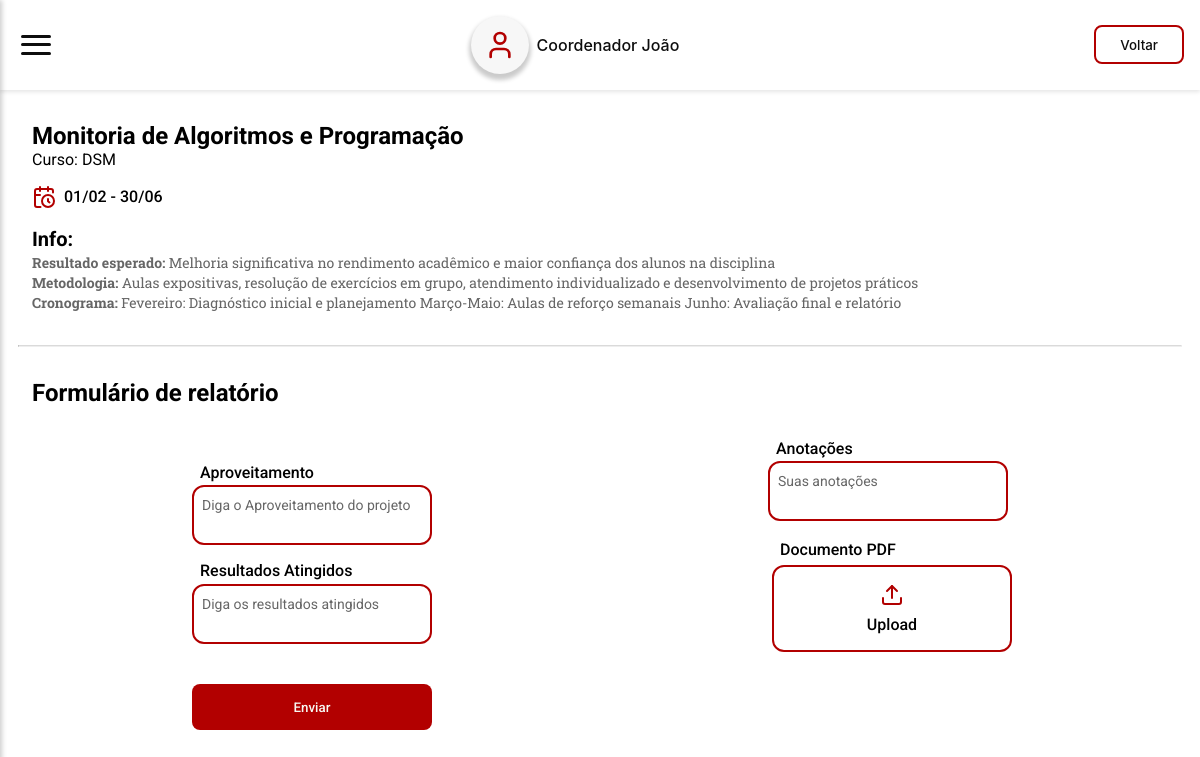
The page /pages/me/relatorio_formulario.php?id=1 (signed in) on the database its author committed.
### tables this page shows
CREATE TABLE `tb_inscricao` (
  `id_inscricao` int NOT NULL,
  `id_docente` int DEFAULT NULL,
  `id_hae` int DEFAULT NULL,
  `data_envio` datetime NOT NULL,
  `quant_hae` int DEFAULT NULL,
  `outras_fatecs` int DEFAULT NULL,
  `id_projeto` int DEFAULT NULL,
  `status` enum('Pendente','Em análise','Aprovada','Reprovada') NOT NULL DEFAULT 'Pendente'
);

CREATE TABLE `tb_hae` (
  `id_hae` int NOT NULL,
  `titulo` varchar(60) NOT NULL,
  `tip_hae` varchar(30) NOT NULL,
  `quant_hae` int NOT NULL,
  `descricao` varchar(500) NOT NULL,
  `data_inicio` date NOT NULL,
  `data_final` date NOT NULL
);

CREATE TABLE `tb_projeto` (
  `id_projeto` int NOT NULL,
  `data_inicio` date NOT NULL,
  `data_final` date NOT NULL,
  `titulo` varchar(40) NOT NULL,
  `id_hae` int DEFAULT NULL,
  `descricoes` json DEFAULT NULL,
  `dias_exec` json DEFAULT NULL
);

### server/model/Relatorio.php (called while the page is built, shortened)
<?php
include_once __DIR__ . "/Database.php";
class Relatorio
{
    public Database $db;
    public function __construct($id_relatorio = null, $id_projeto = null, $data_entrega = '', $pdf_url = '', $pdf_nome = '')
    {
        $this->db = new Database();
        $this->db->connect_to();
    }
    public function getRelatorioForm($id_inscricao, $prev_relatorio = false)
    {
        $query = "";
        if ($prev_relatorio === true) {
            $query = "SELECT i.id_inscricao, i.data_envio,
            h.titulo as haeTitulo, h.tip_hae,
            p.titulo, p.data_final, p.data_inicio, p.descricoes, p.id_projeto,
            r.data_entrega, r.pdf_url, r.pdf_nome, r.descricoes as relatorioDescricoes, r.pdf_original_nome
            FROM tb_inscricao i
            JOIN tb_hae h ON i.id_hae = h.id_hae
            JOIN tb_projeto p ON i.id_projeto = p.id_projeto
            JOIN tb_relatorio r ON p.id_projeto = r.id_projeto
            WHERE i.id_inscricao = :id_inscricao";
        } else {
            $query = "SELECT i.id_inscricao, i.data_envio, h.titulo as haeTitulo, h.tip_hae, p.titulo, p.data_final, p.data_inicio, p.descricoes, p.id_projeto
            FROM tb_inscricao i
            JOIN tb_hae h ON i.id_hae = h.id_hae
            JOIN tb_projeto p ON i.id_projeto = p.id_projeto
            WHERE i.id_inscricao = :id_inscricao";
        }
        $stmt = $this->db->get_PDO()->prepare($query);
        $stmt->bindParam(':id_inscricao', $id_inscricao);
        $stmt->execute();
        $result = $stmt->fetch(PDO::FETCH_ASSOC);
        return $result ?: [];
    }
}

### server/model/Database.php (called while the page is built, shortened)
<?php
class Database
{
    private string $host = 'localhost';
    private string $db   = 'pi_fatec';
    private string $user = 'root';
    private string $pass = 'root';
    private string $charset = 'utf8mb4';
    private PDO | null $pdo = null;
    public function connect_to()
    {
        $dsn = "mysql:host={$this->host};dbname={$this->db};charset={$this->charset}";
        try {
            $this->pdo = new PDO($dsn, $this->user, $this->pass);
            $this->pdo->setAttribute(PDO::ATTR_ERRMODE, PDO::ERRMODE_EXCEPTION);
        } catch (PDOException $e) {
            echo "❌ Connection failed: " . $e->getMessage();
        }
    }
    public function is_connected()
    {
        return isset($this->pdo);
    }
    public function get_PDO(): PDO | null
    {
        return $this->is_connected() ? $this->pdo : null;
    }
}

### pages/me/relatorio_formulario.php (the view, shortened to what this page needs)
<?php
require __DIR__ . "/../../server/model/Relatorio.php";
if (isset($_GET["id"])) {
  $id = intval($_GET["id"]);
  $relatorio = new Relatorio();
  $relatorioData = $relatorio->getRelatorioForm($id);
  $descricoes = json_decode($relatorioData["descricoes"], true);
}
?>
<!DOCTYPE html>
<html lang="pt-br">
<head>
  <link rel="stylesheet" href="../../styles/components.css" />
  <link rel="stylesheet" href="../../styles/formulario.css" />
  <link rel="stylesheet" href="../../styles/global.css" />
</head>
<body>
  <header-fatec
    data-button-title="Voltar"
    data-button-href="./relatorios.php"></header-fatec>
  <section id="hae-section">
    <div id="hae-container">
      <div>
        <h1><?php echo $relatorioData["haeTitulo"]; ?></h1>
        <p>Curso: <?php echo $relatorioData["tip_hae"]; ?></p>
      </div>
      <span class="hae-container-header-info">
        <img
          src="../../public/icons/calendar-clock.svg"
          alt="Ícone de calendário com relógio" />
        <p><?php echo date("d/m", strtotime($relatorioData["data_inicio"])) . " - " . date("d/m", strtotime($relatorioData["data_final"])); ?></p>
      </span>
    </div>
    <div id="about-container">
      <h3>Info:</h3>
      <ul>
        <li>
          <strong>Resultado esperado:</strong> <?php echo $descricoes["resultado_esperado"]; ?>
        </li>
        <li>
          <strong>Metodologia:</strong> <?php echo $descricoes["metodologia"]; ?>
        </li>
        <li>
          <strong>Cronograma:</strong>
          <?php echo $descricoes["cronograma"]; ?>
        </li>
      </ul>
    </div>
  </section>
  <hr />
  <section id="form-section">
    <h2 class="form-title">Formulário de relatório</h2>
    <form onsubmit="handleSubmit(event)" id="form-subscription" method="POST" action="<?php echo htmlspecialchars($_SERVER["PHP_SELF"]) . "?id=". $id  ?>" enctype="multipart/form-data">
      <div class="form-container">
        <span class="form-field-column">
          <label for="aprov">Aproveitamento</label>
          <textarea
            oninput="autoSize(this)"
            class="textarea-primary"
            id="aprov"
            name="aproveitamento"
            placeholder="Diga o Aproveitamento do projeto"></textarea>
        </span>
        <span class="form-field-column">
          <label for="resultado">Resultados Atingidos</label>
          <textarea
            oninput="autoSize(this)"
            class="textarea-primary"
            id="resultado"
            name="resultados"
            placeholder="Diga os resultados atingidos"></textarea>
        </span>
      </div>
      <div class="form-container">
        <span class="form-field-column">
          <label for="anotacoes">Anotações</label>
          <textarea
            oninput="autoSize(this)"
            class="textarea-primary"
            id="anotacoes"
            name="anotacoes"
            placeholder="Suas anotações"></textarea>
        </span>
        <span class="form-field-column" id="fileField">
          <p>Documento PDF</p>
          <label for="documento" class="input-arq" id="file-container">
            <img src="../../public/icons/upload.svg" alt="" id="icon-file" />
            Upload
          </label>
        </span>
      </div>
      <button
        type="submit"
        id="submitButton"
        class="button-primary"
        style="
          --button-color: var(--fatec-red-500);
          --button-color-hover: var(--fatec-red-400);
        ">
        Enviar
      </button>
    </form>
  </section>
</body>
</html>

### styles/components.css (style rules this page uses)
.button-primary { background: var(--button-color); color: var(--fatec-white-500); padding: 0.95rem 1.5rem; border: 0; border-radius: 8px; font-family: "Roboto", sans-serif; font-weight: 500; cursor: pointer; transition: background ease 400ms; }
.textarea-primary { background: transparent; padding: 0.5rem; border: 2px solid var(--fatec-red-500); border-radius: 12px; font-size: 1rem; line-height: var(--text-base-line-height); height: auto; resize: none; outline: none; overflow: hidden; color: var(--fatec-dark-500); font-family: "Roboto", sans-serif; line-height: var(--text-sm-line-height); font-size: var(--text-sm-font-size); }
.textarea-primary::placeholder { color: var(--fatec-gray-500); font-family: "Roboto", sans-serif; }
.input-arq { display: flex; flex-direction: column; align-items: center; justify-content: center; gap: .5rem; border: 2px solid var(--fatec-red-500); border-radius: 12px; padding:1rem; width: 15rem; cursor: pointer; transition: background ease 350ms; }

### styles/formulario.css (style rules this page uses)
#hae-section, #form-section { display: flex; flex-direction: column; padding: 2rem; }
#hae-container { display: flex; flex-direction: column; gap: 1rem; font-family: "Roboto", sans-serif; }
.hae-container-header-info { display: flex; align-items: center; gap: 0.5rem; font-weight: 500; }
#about-container { margin-top: 1rem; }
#about-container h3 { font-size: var(--text-xl-font-size); line-height: var(--text-xl-line-height); font-family: "Roboto", sans-serif; }
#about-container p, #about-container li { font-family: "Roboto Slab"; font-size: var(--text-sm-font-size); line-height: var(--text-sm-line-height); color: var(--fatec-gray-500); }
#about-container ul { list-style: none; }
hr { width: 97%; border-top: 1px solid #dadada; border-radius: 5px; margin: 0 auto; }
.form-title { font-family: "Roboto", sans-serif; font-size: var(--text-2xl-font-size); line-height: var(--text-xl-line-height); margin-bottom: 2rem; }
form { display: flex; flex-direction: column; align-items: center; gap: 1rem; }
.form-container { display: flex; flex-direction: column; align-items: center; gap: 1rem; }
@media (min-width: 770px) { form { display: grid; grid-template-columns: repeat(2, 1fr); justify-items: center; } }
@media (min-width: 770px) { form input[type="text"], input[type="date"], textarea { width: 20rem; } }
form input[type="text"], input[type="date"], textarea { width: 15rem; }
form label { font-family: "Roboto", sans-serif; font-weight: 500; margin-left: 0.5rem; }
.form-field-column { display: flex; flex-direction: column; gap: 0.2rem; }
form .button-primary { width: 15rem; }

### styles/global.css (style rules this page uses)
:root { --fatec-red-400: #d32719; --fatec-red-500: #b20000; --fatec-red-700: #7e0000; --fatec-white-500: #f7f7f2; --fatec-dark-500: #0d0d0d; --fatec-gray-500: #666666; --fatec-gray-300: #dadada; --fatec-blue-500: #005c6d; --fatec-blue-700: #004854; --fatec-lightblue-500: #00c1cf; --fatec-lightblue-600: #00d8e8; --sm: 640px; --md: 768px; --lg: 1024px; --xl: 1280px; --2xl: 1536px; --text-xs-font-size: 0.75rem; --text-sm-font-size: 0.875rem; --text-base-font-size: 1rem; --text-lg-font-size: 1.125rem; --text-xl-font-size: 1.25rem; --text-2xl-font-size: 1.5rem; --text-xs-line-height: 1rem; --text-sm-line-height: 1.25rem; --text-base-line-height: 1.5rem; --text-lg-line-height: 1.75rem; --text-xl-line-height: 1.75rem; }
*::before, *::after { box-sizing: border-box; }
* { padding: 0; margin: 0; box-sizing: border-box; }
body { -webkit-font-smoothing: antialiased; -moz-osx-font-smoothing: grayscale; text-rendering: optimizeLegibility !important; }

### pages/me/relatorio_formulario.php (style rules this page uses)
.form-field-column p { font-family: "Roboto", sans-serif; font-weight: 500; margin: 0.2rem 1rem; }

### rows shown on the page
tb_inscricao: id_hae.titulo "Monitoria de Algoritmos e Programação", id_hae.tip_hae "DSM", id_projeto.data_inicio "01/02", id_projeto.data_final "30/06", id_projeto.descricoes "Melhoria significativa no rendimento acadêmico e maior confiança dos alunos na disciplina", id_projeto.descricoes "Aulas expositivas, resolução de exercícios em grupo, atendimento individualizado e desenvolvimento de projetos práticos", id_projeto.descricoes "Fevereiro: Diagnóstico inicial e planejamento Março-Maio: Aulas de reforço semanais Junho: Avaliação final e relatório"
